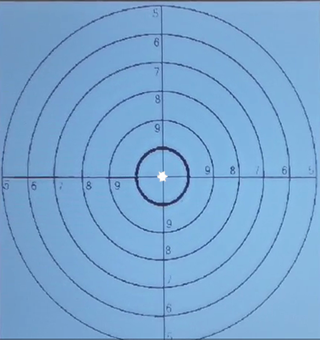
#> input picture utils/test.png, 320 x 340 px
$ python detect_contour_centers.py --image ../test.png
#> lines starting #> are read from the running program, lines starting #| are printed output that depends on the picture; after the words box and inside, x2 and y2 are one past the last pixel; in counts of white or black regions, pixels touching at a corner belong together

# 导入必要的包
import argparse
import imutils
import cv2
import numpy as np

# 构建命令行参数
# --image 要处理的图像路径
ap = argparse.ArgumentParser()
ap.add_argument("-i", "--image", required=True,
                help="path to the input image")
args = vars(ap.parse_args())

kernel = np.ones((5, 5), np.uint8)


# 加载图像，转换为灰度，使用5 x 5内核进行高斯平滑处理，阈值化
image = cv2.imread(args["image"])
#> image is the input picture: shape (340, 320, 3); mean B, G, R 209.7, 166.7, 121.4
gray = cv2.cvtColor(image, cv2.COLOR_BGR2GRAY)
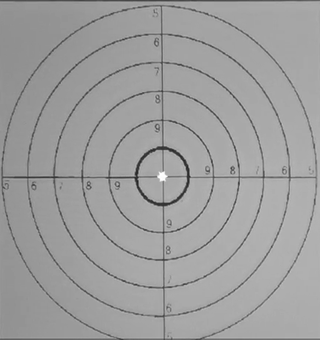
#> gray: shape (340, 320); min 33, max 255, mean 158
blurred = cv2.GaussianBlur(gray, (5, 5), 0)
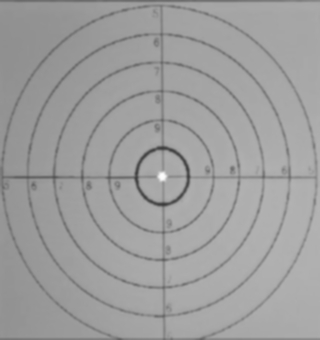
#> blurred: shape (340, 320); min 60, max 252, mean 158.1
imgCanny = cv2.Canny(blurred, 100, 100)
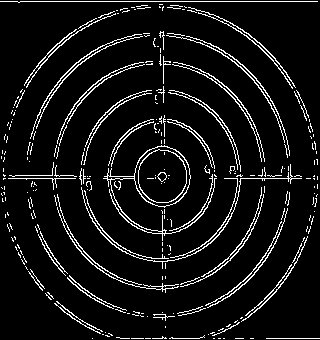
#> imgCanny: shape (340, 320); 7.8% white in thin lines or dots
thresh = cv2.threshold(blurred, 70, 255, cv2.THRESH_BINARY)[1]
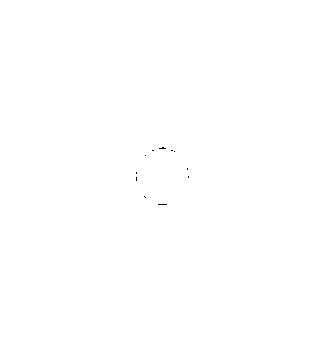
#> thresh: shape (340, 320); 100% white; black in thin lines or dots, all inside (x1, y1, x2, y2) = (136, 147, 189, 205)
imgDialation = cv2.dilate(imgCanny, kernel, iterations=1)
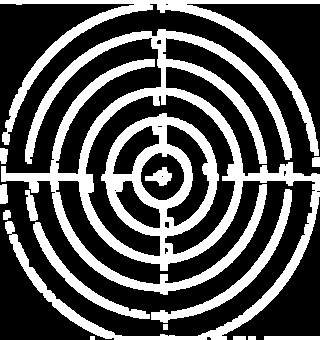
#> imgDialation: shape (340, 320); 32.9% white; 15 white regions

# 注意，在应用阈值化之后，形状是如何在黑色背景上表示为白色前景。
# 下一步是使用轮廓检测??找到这些白色区域的位置：
# HACK: CV_RETR_LIST : https://blog.csdn.net/c20081052/article/details/22422919
cnts = cv2.findContours(imgDialation.copy(), cv2.RETR_LIST,
                        cv2.CHAIN_APPROX_SIMPLE)
#> cnts = 28 contours, 6 with area under 20; largest, box (x1, y1, x2, y2) and area: (1, 29, 320, 340) 36508, (85, 94, 236, 257) 7502, (0, 0, 320, 156) 4598, (166, 124, 210, 227) 1954, (151, 189, 292, 323) 1688
cnts = imutils.grab_contours(cnts)

# 遍历轮廓集
for c in cnts:
    print(c)
    # 计算轮廓区域的图像矩。 在计算机视觉和图像处理中，图像矩通常用于表征图像中对象的形状。这些力矩捕获了形状的基本统计特性，包括对象的面积，质心（即，对象的中心（x，y）坐标），方向以及其他所需的特性。
    M = cv2.moments(thresh)
    cX = int(M["m10"] / M["m00"])
    cY = int(M["m01"] / M["m00"])
    # 在图像上绘制轮廓及中心
    cv2.drawContours(image, [c], -1, (0, 255, 0), 2)
    cv2.circle(image, (cX, cY), 7, (0, 255, 255), -1)
    cv2.putText(image, "center", (cX - 20, cY - 20),
                cv2.FONT_HERSHEY_SIMPLEX, 0.5, (255, 0, 255), 2)
    # [20 lines of commented-out code are left out]
    cv2.waitKey(0)
#> this loop made 28 passes
#> c on passes 1, 2, 3, 4, 5, 10, 15: [[264, 336], [264, 339], [319, 339], [319, 336]], [[248, 336], [248, 339], [255, 339], [255, 336]], [[233, 336], [233, 339], [245, 339], [245, 336]], [[90, 336], [90, 339], [94, 339], [94, 336]], [[163, 324], [163, 329], [167, 329], [167, 324]], [[114, 190], [115, 189], [116, 190], [115, 191]], [[161, 176], [162, 175], [163, 176], [162, 177]]
#> (printed output is left out)
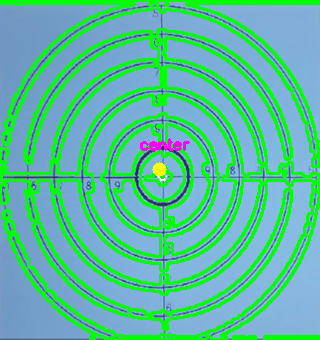
#> image: shape (340, 320, 3); mean B, G, R 154.4, 188.9, 89.4
    #print(image)


#print(len(cnts))

$ run again, on utils/laser_dot2.png
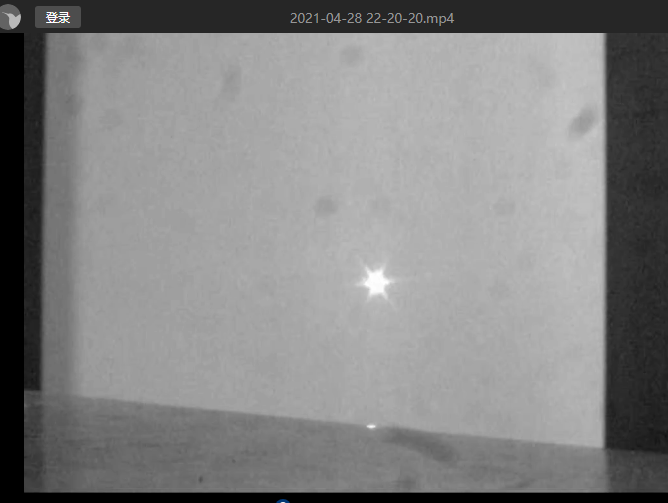
#> input picture utils/laser_dot2.png, 668 x 503 px
#> image is the input picture: shape (503, 668, 3); mean B, G, R 130.6, 130.6, 130.5
#> `imgCanny = cv2.Canny(blurred, 100, 100)`:
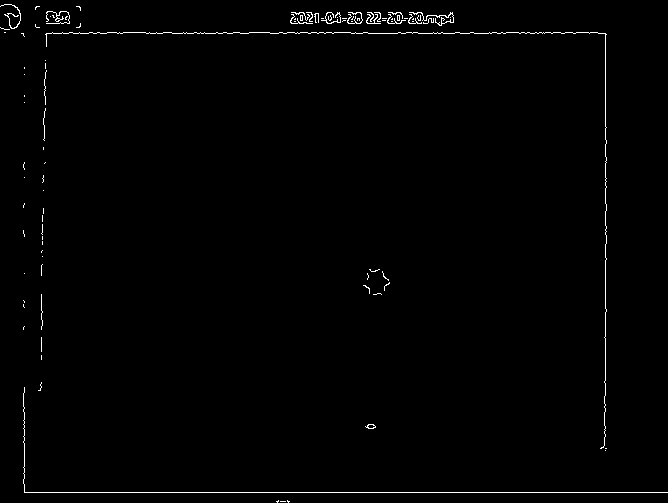
#> imgCanny: shape (503, 668); 0.91% white in thin lines or dots
#> thresh: shape (503, 668); 78.2% white; 9 black regions (8 under 20 px), largest, box (x1, y1, x2, y2) and area: (0, 0, 668, 503) 73257
#> imgDialation: shape (503, 668); 4.6% white; 34 white regions
#> cnts = 37 contours, 7 with area under 20; largest, box (x1, y1, x2, y2) and area: (43, 21, 609, 453) 4508, (21, 385, 668, 495) 3056, (288, 10, 456, 28) 2264, (0, 2, 23, 35) 466, (44, 9, 72, 26) 424
#> the loop `for c in cnts:` made 37 passes
#> c on passes 5, 9, 16, 17, 21, 22, 23, 24: [[39, 335], [39, 361], [43, 361], [43, 335]], [[22, 271], [22, 275], [26, 275], [26, 271]], [[41, 188], [41, 192], [45, 192], [45, 188]], [[22, 175], [22, 179], [26, 179], [26, 175]], [[41, 145], [41, 151], [45, 151], [45, 145]], [[22, 100], [22, 104], [26, 104], [26, 100]], [[22, 93], [22, 98], [26, 98], [26, 93]], [[22, 72], [22, 76], [26, 76], [26, 72]]
#> (printed output is left out)
#> after the loop `for c in cnts:`:
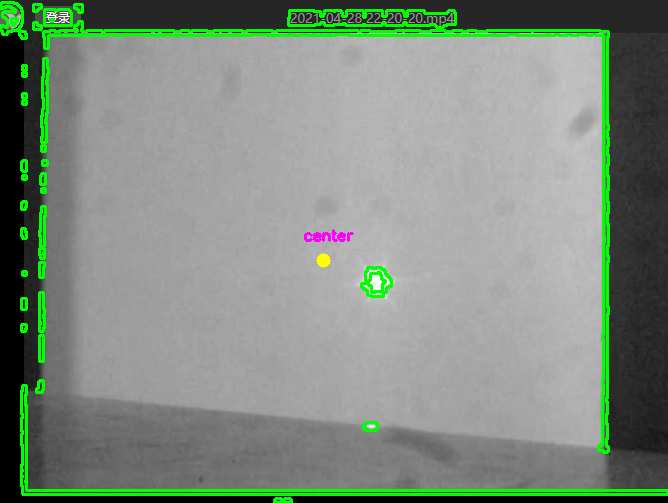
#> image: shape (503, 668, 3); 5.06% of pixels changed, all inside (x1, y1, x2, y2) = (0, 1, 668, 503)
